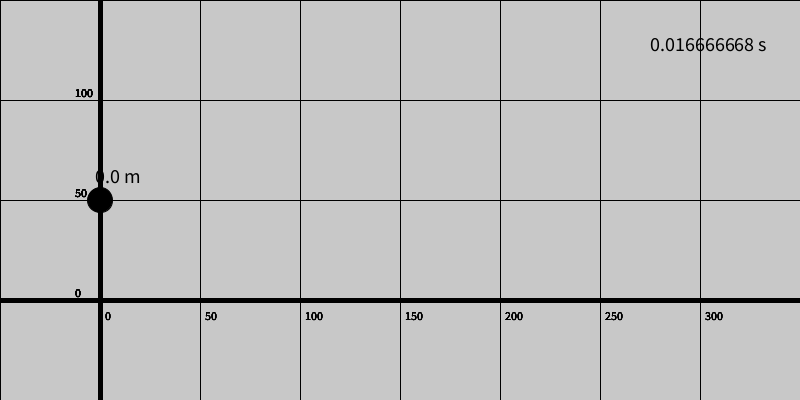
Frame 1 (no input)
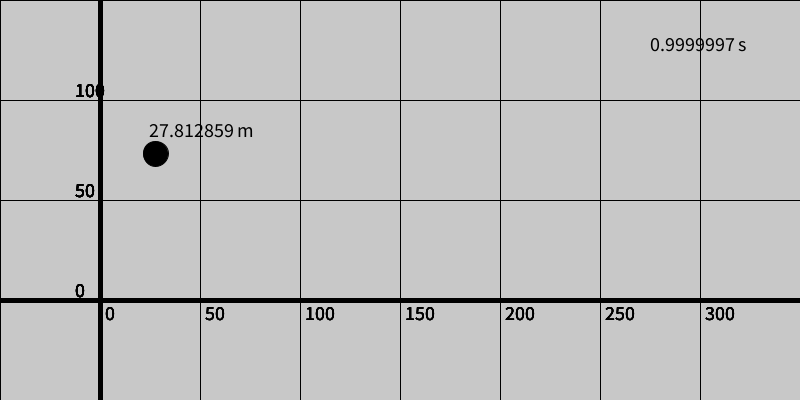
Frame 60 (the mouse pressed at the canvas centre just before this capture)
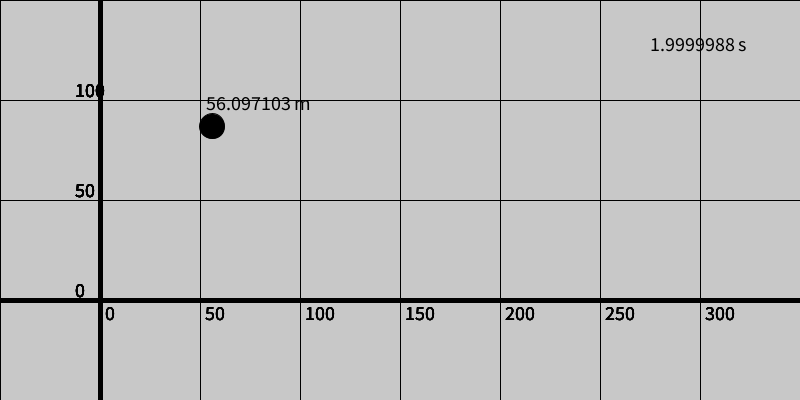
Frame 120 (the mouse held since frame 60 and released just before this capture)

The Processing sketch that drew these frames (run headless with seeded random() and noise(); from frame 60 on, the mouse is pressed at the canvas centre):

// Processing sketch: mouvment2D
// ── mouvment2D.pde
// File: mouvement2D
// Autor: Nicolas Fischer
// version: 0.0.0.1
// program: processing
// ext: pde
// ---------------------------------------

// --- init ---
// Funtion repere() changed!
// repere(int quadrillageEnM, float convMEnPi)

float MinPx = 2;

//  Variables
//    Position
float x = 0;
float y = 100;
//float x0 = 0; // unnessesary w/ translate
float y0 = 50;

float angle = 45; // in deg

//    Speed, acceleration & time
float v0 = 40;
float vx0 = v0*sin(radians(angle));
float vy0 = v0*cos(radians(angle));
float a = 9.81;
float t = 0;
float t2 = 0;

//    Other struff
float FPS = 60;
//  object specs
float RAY = 25;

//    formula(e)
// x(t) = x*t+x0
// y(t) = (a/2*t*t)+(v*t)+y0

// -- END init ---

// --- setup ---
void setup() {
  size(800, 400);
  background(200);
  frameRate(FPS);
  translate(50, 50);
}
// --- END setup ---

// --- draw ---
void draw() {
  background(200);
  repere(50, MinPx); // Fonction changed!
  x=vx0*t;
  y=((-a/2)*(pow(t, 2)))+(vy0*t)+y0;
  t=t+(1/FPS);
  //println(t);

  circle(x*MinPx, -y*MinPx, RAY);
  textSize(20);
  text(x+" m", x*MinPx-RAY/4, -(y*MinPx+RAY/2+5));
  text((t+t2)+" s", width-250, -250);

  if (x!=0 && y<=0) {
    t2=t;
    t=0;
  }
}
// --- END draw ---

// ── repere.pde
// File: repere
// Author: Bruno Vanden Broek
// Edited by: Nicolas Fischer
// version: 1
// ext: pde
// --------------------------

void repere(int quadrillageEnM, float convMEnPi) {
  /*
  Code from Bruno Van Denbroek
   
  Fonction repere
  arguments: quadrillageEnM (int), convMEnPi (float)
  */

  //conversion et bordure
  int quadrillage=int(quadrillageEnM*convMEnPi);
  //coefficient permettant de positionner la borde à un multiple du quadrillage
  int coefBordure=1;
  //calcul de la position de la bordure
  int OFFSET_X=quadrillage*coefBordure;
  int OFFSET_Y=quadrillage*coefBordure;

  strokeWeight(1);

  for (int x=0; x<=width; x+=quadrillage) {
    for (int y=0; y<=height; y+=quadrillage) {

      line(x, 0, x, height);
      line(0, y, width, y);
      fill(0);
      text(int(x/convMEnPi), x+OFFSET_X+5, height-OFFSET_X+20);
      text(int(y/convMEnPi), OFFSET_Y-25, height-OFFSET_Y-y-3);
    }
  }
  strokeWeight(5);
  line(OFFSET_X, 0, OFFSET_X, height);
  line(0, height-OFFSET_Y, width, height-OFFSET_Y);
  strokeWeight(1);
  translate(OFFSET_X, height-OFFSET_Y);
  //println(OFFSET_X);
  //println("Y: "+OFFSET_Y);
}
